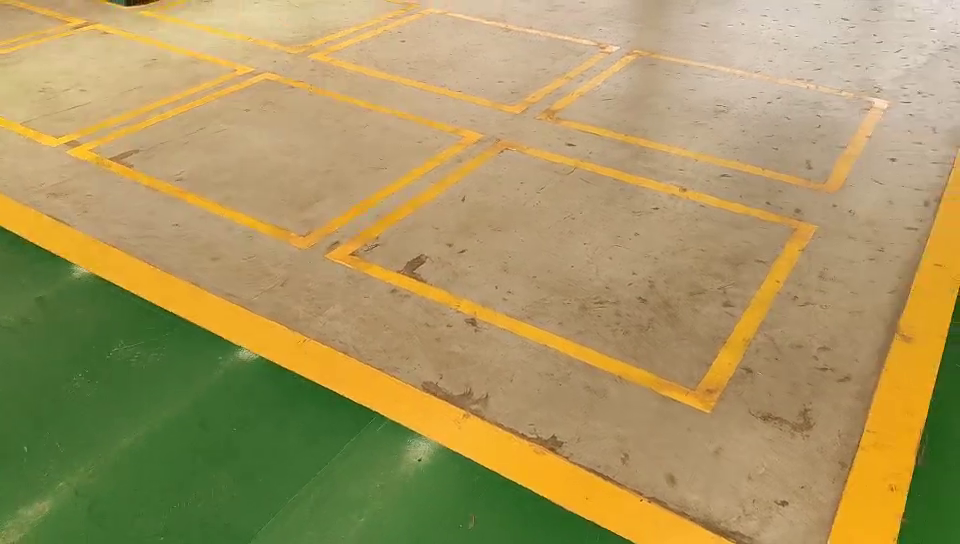
//> input picture frame 53 of data/agv/1.mp4, 960 x 544 px
$ ./quadrangle   (built with g++ and OpenCV 4)
//> lines starting //> are read from the running program, lines starting //| are printed output that depends on the picture; after the words box and inside, x2 and y2 are one past the last pixel; in counts of white or black regions, pixels touching at a corner belong together
// The "Square Detector" program.
// It loads several images sequentially and tries to find squares in
// each image

#include "opencv2/core/core.hpp"
#include "opencv2/imgproc/imgproc.hpp"
#include "opencv2/highgui/highgui.hpp"

#include <iostream>
#include <math.h>
#include <string>

using namespace cv;
using namespace std;

#define debug 0

bool x_sort(const cv::Point2f & m1, const cv::Point2f & m2)
{
	return m1.x < m2.x;
}

void CalcDstSize(const std::vector<cv::Point>& corners,int& h1, int& h2, int& w1, int& w2)
{
	if ((abs(corners[0].y - corners[3].y) < 300) && (abs(corners[1].y - corners[2].y) < 300)
		&& corners[0].x !=0 && corners[1].x != 0)
	{
		h1 = sqrt((corners[0].x - corners[3].x)*(corners[0].x - corners[3].x) + (corners[0].y - corners[3].y)*(corners[0].y - corners[3].y));
		h2 = sqrt((corners[1].x - corners[2].x)*(corners[1].x - corners[2].x) + (corners[1].y - corners[2].y)*(corners[1].y - corners[2].y));

		w1 = sqrt((corners[0].x - corners[1].x)*(corners[0].x - corners[1].x) + (corners[0].y - corners[1].y)*(corners[0].y - corners[1].y));
		w2 = sqrt((corners[2].x - corners[3].x)*(corners[2].x - corners[3].x) + (corners[2].y - corners[3].y)*(corners[2].y - corners[3].y));

	}

}


int main(int /*argc*/, char** /*argv*/)
{

	VideoCapture cap("1.mp4");
	if (!cap.isOpened()) // check if we succeeded
		return -1;
	namedWindow("src");
	for (;;)
	{
		Mat frame;
#if debug
		frame = imread("pic7.jpg");
#else
		cap >> frame;
//> frame is the input picture: 544 rows x 960 cols, CV_8UC3; mean B, G, R 96.1, 150.3, 167.8
#endif
		if (frame.empty())
		{
			continue;
		}
		Mat img, bgr, hsv;

		img = frame.clone();

		blur(img, img, Size(3, 3));
		//彩色图像的灰度值归一化
		img.convertTo(bgr, CV_32FC3, 1.0 / 255, 0);
		//颜色空间转换
		cvtColor(bgr, hsv, COLOR_BGR2HSV);
//> hsv: 544 rows x 960 cols, CV_32FC3; mean H, S, V 49.7, 0.5, 0.7

		vector<Mat> mv;
		split(hsv, mv);//分为3个通道
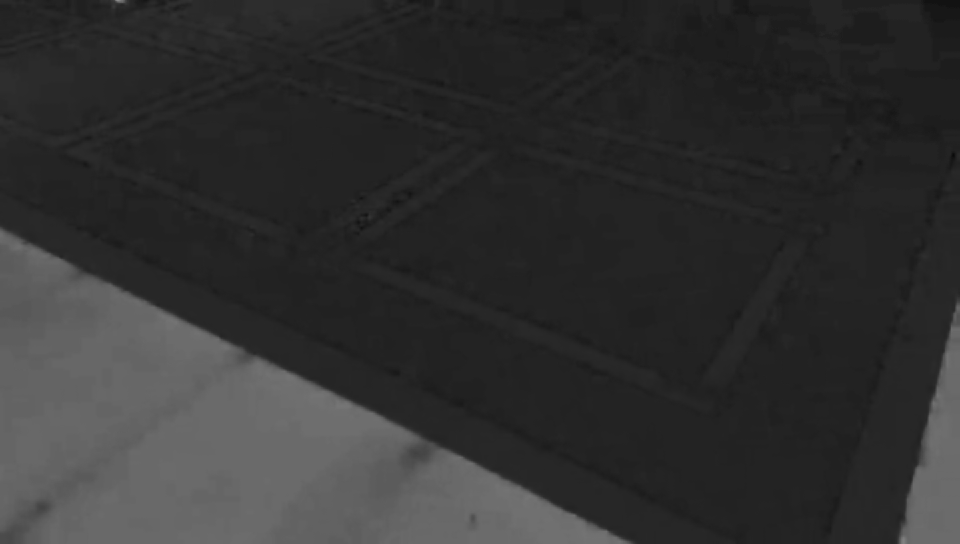
//> mv[0]: 544 rows x 960 cols, CV_32FC1; min 10.77, max 138, mean 49.7
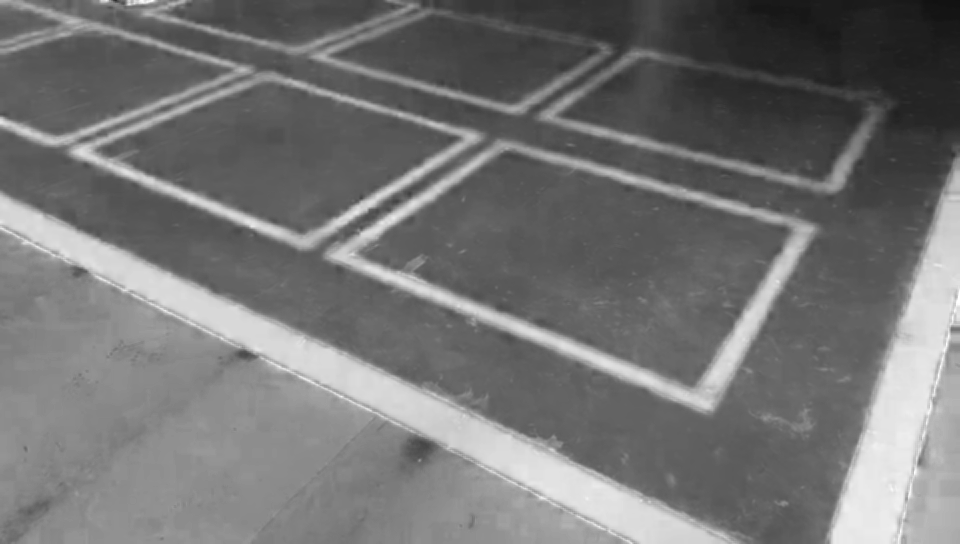
//> mv[1]: 544 rows x 960 cols, CV_32FC1; min 0.0687, max 1, mean 0.456
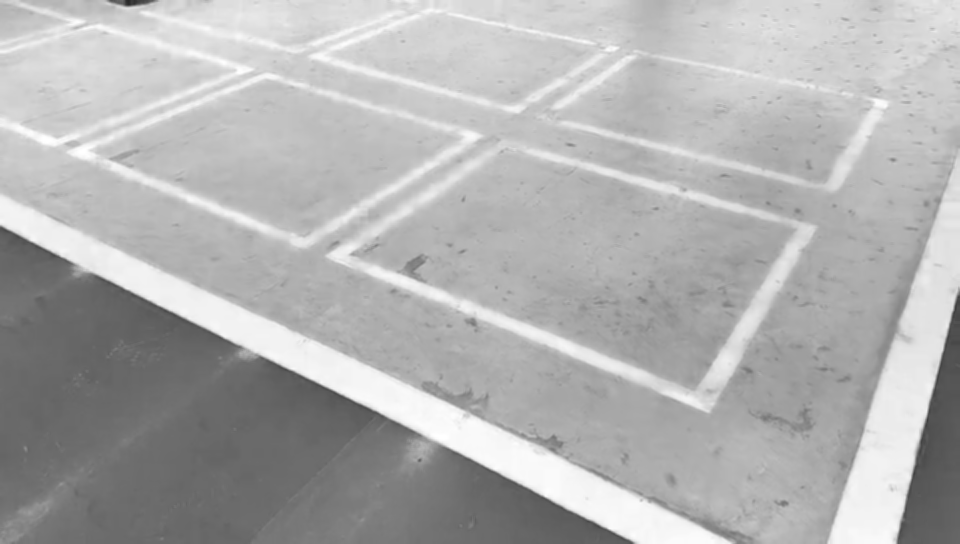
//> mv[2]: 544 rows x 960 cols, CV_32FC1; min 0.157, max 1, mean 0.692
		Mat s = mv[1];

		threshold(s, s, 0.3, 255, THRESH_BINARY);
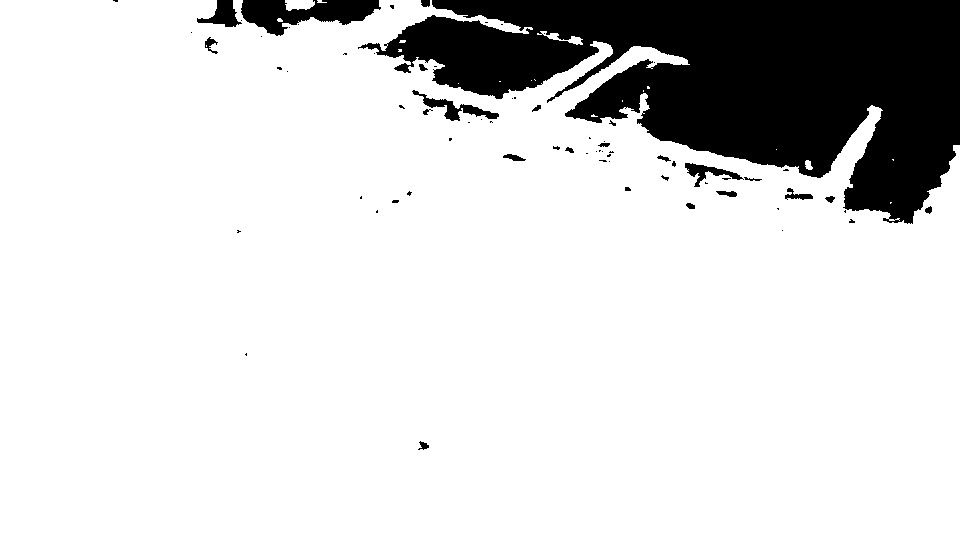
//> s: 544 rows x 960 cols, CV_32FC1; 85% white; 72 black regions (49 under 20 px), largest, box (x1, y1, x2, y2) and area: (358, 0, 960, 224) 72495, (241, 0, 381, 36) 2817, (412, 90, 499, 121) 686
		s.convertTo(s, CV_8U, 1, 0);
//> s: 544 rows x 960 cols, CV_8UC1; 85% white; 72 black regions (49 under 20 px)

		////获取自定义核
		//Mat element = getStructuringElement(MORPH_RECT, Size(11, 11));
		////dilate(s, s, element);
		//morphologyEx(s, s, MORPH_CLOSE, element);
		vector<vector<Point> > contours, contours2;
		vector<Vec4i> hierarchy;
		findContours(s, contours, hierarchy, CV_RETR_EXTERNAL, CHAIN_APPROX_NONE, Point(0, 0));
//> contours = 19 contours, 15 with area under 20; largest, box (x1, y1, x2, y2) and area: (0, 0, 960, 544) 443452, (285, 0, 315, 11) 225, (537, 31, 583, 45) 140, (805, 160, 813, 170) 44
		// Print contours' length轮廓的个数
		//cout << "Contours: " << contours.size() << endl;
		vector<vector<Point>>::const_iterator itContours = contours.begin();
#if debug
		for (; itContours != contours.end(); ++itContours) {

			cout << "Size: " << itContours->size() << endl;//每个轮廓包含的点数
		}
#endif
		// draw black contours on white image
		Mat drawing = Mat::zeros(img.size(), CV_8UC3);
		drawContours(drawing, contours,
			-1, // draw all contours
			Scalar(255), // in black
			2); // with a thickness of 2
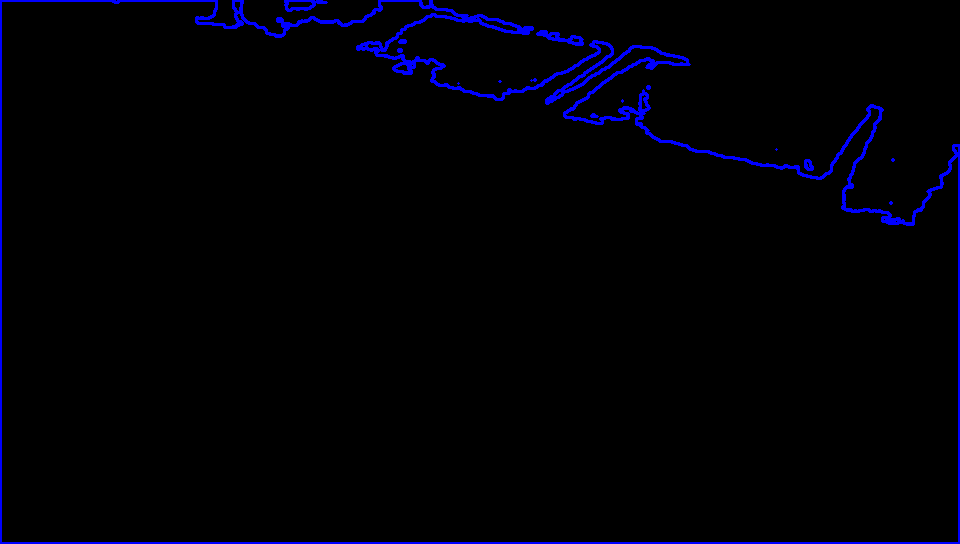
//> drawing: 544 rows x 960 cols, CV_8UC3; mean B, G, R 6.5, 0, 0


		vector<vector<Point>> polyContours(contours.size());
//> polyContours = 19 empty contours
		int maxArea = 0;
		for (int index = 0; index < contours.size(); index++){
			if (contourArea(contours[index]) > contourArea(contours[maxArea]))
				maxArea = index;
			approxPolyDP(contours[index], polyContours[index], 10, true);
		}
//> this loop made 19 passes
//> after the loop, maxArea = 18

		Mat _drawing = Mat::zeros(img.size(), CV_8UC3);
		drawContours(_drawing, polyContours, maxArea, Scalar(0, 0, 255/*rand() & 255, rand() & 255, rand() & 255*/), 2);
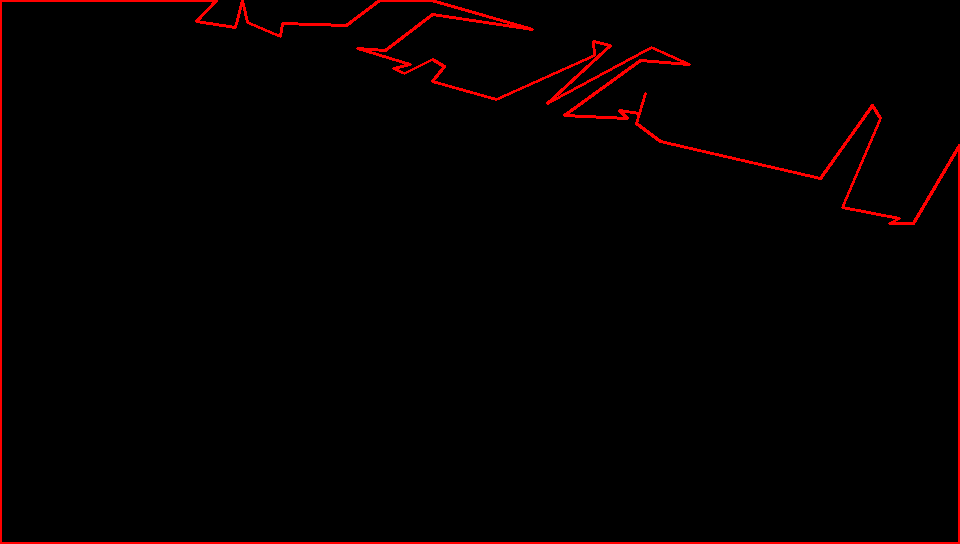
//> _drawing: 544 rows x 960 cols, CV_8UC3; mean B, G, R 0, 0, 4.9

		//2018-08-30
		///LSD line detection & find the cross points!

		vector<Point>  hull;
		convexHull(polyContours[maxArea], hull, true);    //检测该轮廓的凸包
//> hull = 7 Points (x, y): [0, 0], [0, 543], [959, 543], [959, 145], [872, 105], [651, 47], [431, 0]


		if (hull.size() != 4)
			continue;
		else
		{
			sort(hull.begin(), hull.end(), x_sort);  //注意先按x的大小给4个点排序
			int h1 = 0;
			int h2 = 0;
			int w1 = 0;
			int w2 = 0;
			CalcDstSize(hull, h1, h2, w1, w2);

			if (h1 > 200 && h1 < 2000
				&& h2 > 200 && h2 < 2000
				&& w1 > 200 && w1 < 2000
				&& w2 > 200 && w2 < 2000)
			{
				for (int i = 0; i < hull.size(); ++i){
					circle(_drawing, polyContours[maxArea][i], 10, Scalar(rand() & 255, rand() & 255, rand() & 255), 3);
				}

				addWeighted(_drawing, 0.5, img, 0.5, 0, img);

				imshow("result", img);
				if (waitKey(1) >= 0)
					break;
			}


		}
		imshow("ori", frame);
		if (waitKey(1) >= 0)
			break;

	}


	return 0;
}

$ run again, starting later in the video
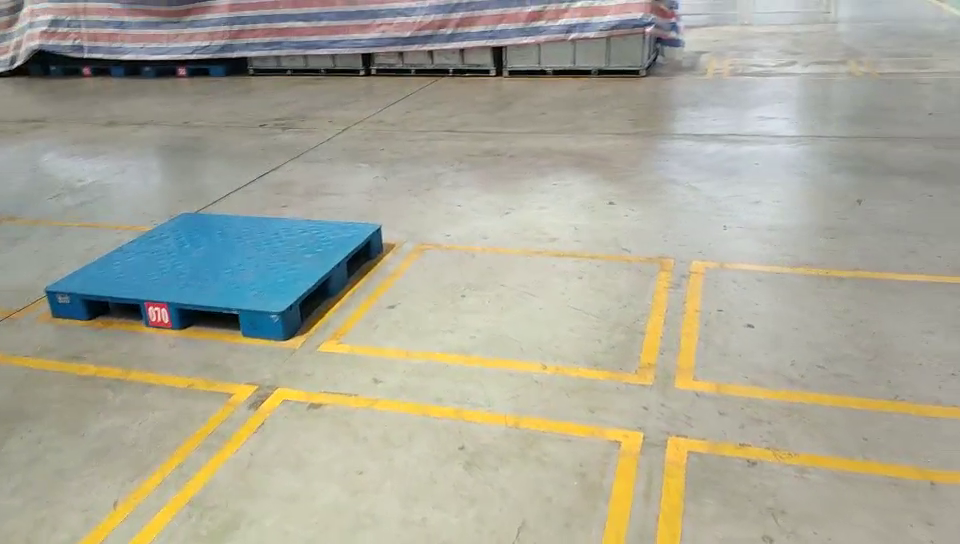
//> input picture frame 242 of data/agv/1.mp4, 960 x 544 px
//> frame is the input picture: 544 rows x 960 cols, CV_8UC3; mean B, G, R 151.5, 166.9, 168
//> hsv: 544 rows x 960 cols, CV_32FC3; mean H, S, V 84.2, 0.2, 0.7
//> `threshold(s, s, 0.3, 255, THRESH_BINARY);`:
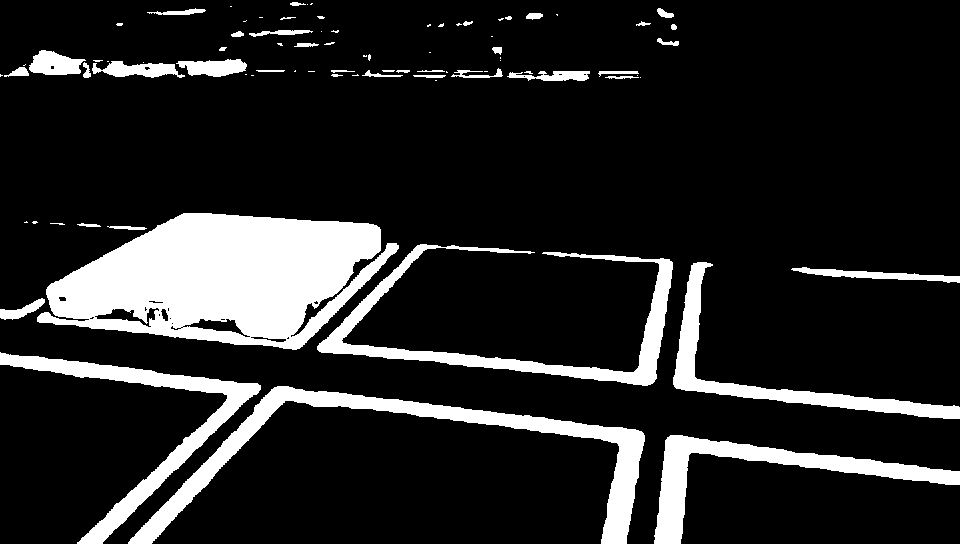
//> s: 544 rows x 960 cols, CV_32FC1; 14.8% white; 83 white regions (41 under 20 px), largest, box (x1, y1, x2, y2) and area: (37, 213, 399, 350) 31520, (128, 386, 645, 544) 11057, (317, 244, 673, 386) 7839
//> contours = 83 contours, 49 with area under 20; largest, box (x1, y1, x2, y2) and area: (37, 213, 399, 350) 32021, (128, 386, 645, 544) 10397, (317, 244, 673, 386) 7055, (0, 352, 261, 544) 6476, (654, 435, 960, 544) 6399
//> `vector<vector<Point>> polyContours(contours.size());`: polyContours = 83 empty contours
//> the loop `for (int index = 0; index < contours.size(); index++)` made 83 passes
//> after the loop `for (int index = 0; index < contours.size(); index++)`: maxArea = 12; polyContours = 83 contours, 74 with area under 20; largest, box (x1, y1, x2, y2) and area: (37, 213, 399, 350) 30452, (128, 386, 645, 544) 10210, (0, 352, 261, 544) 6670, (317, 245, 673, 386) 6530, (654, 435, 960, 544) 6406
//> `drawContours(_drawing, polyContours, maxArea, Scalar(0, 0, 255/*rand()..`:
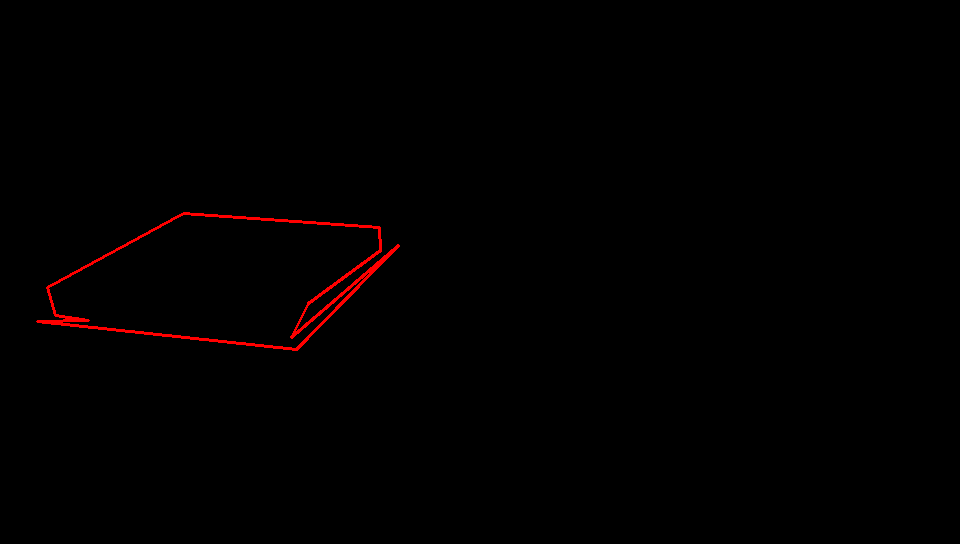
//> _drawing: 544 rows x 960 cols, CV_8UC3; mean B, G, R 0, 0, 1.6
//> hull = 6 Points (x, y): [37, 321], [296, 349], [398, 245], [379, 227], [183, 213], [47, 287]
